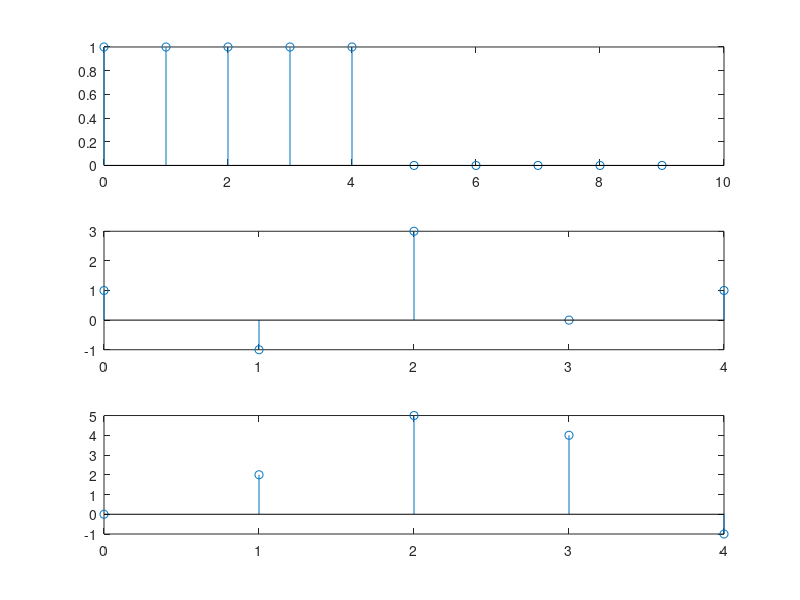

This chart was generated by the following MATLAB code:
x1=[1 1 1 1 1 0 0 0 0 0];
h1=[1 -1 3 0 1];
h2=[0 2 5 4 -1];
nx1=0:9;
n=0:4;
subplot(3,1,1);
stem(nx1,x1);
subplot(3,1,2);
stem(n,h1);
subplot(3,1,3);
stem(n,h2);